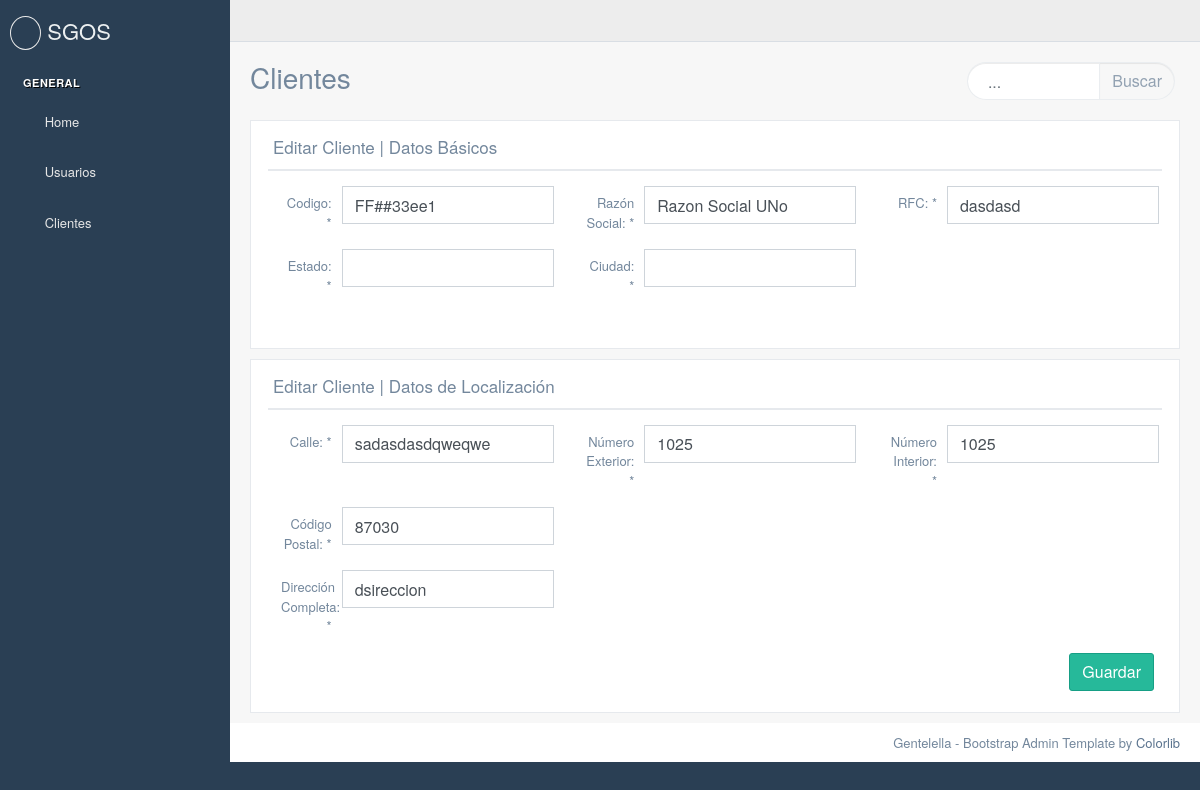
The page /blog/clientes/editar/1 on the database its author committed.
### blog/models.py (models this page shows)
class Cliente(models.Model):
    codigo = models.CharField(max_length=400,blank=True, null= True)
    razonsocial = models.CharField(max_length=400,blank=True, null= True)
    rfc = models.CharField(max_length=400,blank=True, null= True)
    estado = ChainedForeignKey(
        Estado,
        show_all=False,
        auto_choose=True,
        on_delete=models.PROTECT,blank=True, null=True
    )
    ciudad = ChainedForeignKey(
        Ciudad,
        chained_field="estado",
        chained_model_field="estado",
        show_all=False,
        auto_choose=True,
        on_delete=models.PROTECT,blank=True, null=True
    )
    direccioncompleta = models.CharField(max_length=400,blank=True, null= True)
    calle = models.CharField(max_length=400,blank=True, null= True)
    numeroexterior = models.CharField(max_length=400,blank=True, null= True)
    numerointerior = models.CharField(max_length=400,blank=True, null= True)
    cp = models.CharField(max_length=400,blank=True, null= True)
    telefono = models.CharField(max_length=400,blank=True, null= True)
    creacion = models.DateTimeField(default=timezone.now, editable=False)
    lunes = models.BooleanField(default=False)
    martes = models.BooleanField(default=False)
    miercoles = models.BooleanField(default=False)
    jueves = models.BooleanField(default=False)
    viernes = models.BooleanField(default=False)
    sabado = models.BooleanField(default=False)
    domingo = models.BooleanField(default=False)
    tipocliente = models.ForeignKey(TipoCliente, on_delete=models.PROTECT, blank=True, null=True)
    email = models.CharField(max_length=400,blank=True, null= True)
    telefono = models.CharField(max_length=400,blank=True, null= True)
    representante = models.CharField(max_length=400,blank=True, null= True)
    nombrecomercialtxt = models.CharField(max_length=400,blank=True, null= True)
    def __str__(self):
        return str(self.razonsocial)

### blog/views.py (the view)
# urls.py: url(r'^clientes/editar/(?P<id_tipo>[-\w]+)$', views.clientes_editar, name='clientes_editar'),
def clientes_editar(request,id_tipo):
    if Cliente.objects.filter(id=id_tipo).exists():
        objCliente = Cliente.objects.get(id=id_tipo)
        print(objCliente)
        return render(request,'clientes/editar.html',{'error':'','obj':objCliente})
    else:
        return render(request,'clientes/main.html',{'error':True})

### blog/templates/clientes/editar.html (shortened to what this page needs)
{% load staticfiles %}
<!DOCTYPE html>
<html lang="en">
  <head>
    <link href="{% static 'vendors/bootstrap/dist/css/bootstrap.min.css' %}" rel="stylesheet">
    <link href="{% static 'vendors/font-awesome/css/font-awesome.min.css' %}" rel="stylesheet">
    <link href="{% static 'vendors/nprogress/nprogress.css' %}" rel="stylesheet">
    <link href="{% static 'build/css/custom.min.css' %}" rel="stylesheet">
  </head>
  <body class="nav-md">
    <div class="container body">
      <div class="main_container">
        <div class="col-md-3 left_col">
          <div class="left_col scroll-view">
            <div class="navbar nav_title" style="border: 0;">
              <a href="index.html" class="site_title"><i class="fa fa-paw"></i> <span>SGOS</span></a>
            </div>
            <br />
            <div id="sidebar-menu" class="main_menu_side hidden-print main_menu">
              <div class="menu_section">
                <h3>General</h3>
                <ul class="nav side-menu">
                  <li><a><i class="fa fa-home"></i> Home</a></li>
                  <li><a  href="/blog/usuarios/"><i class="fa fa-user"></i> Usuarios</a></li>
                  <li><a  href="/blog/clientes/"><i class="fa fa-user"></i> Clientes</a></li>
                </ul>
              </div>
            </div>
          </div>
        </div>
        <div class="top_nav">
            <div class="nav_menu">
                <div class="nav toggle">
                  <a id="menu_toggle"><i class="fa fa-bars"></i></a>
                </div>
                <nav class="nav navbar-nav">
              </nav>
            </div>
          </div>
        <div class="right_col" role="main">
          <div class="">
            <div class="page-title">
              <div class="title_left">
                <h3>Clientes</h3>
              </div>
              <div class="title_right">
                <div class="col-md-5 col-sm-5   form-group pull-right top_search">
                  <div class="input-group">
                    <input type="text" class="form-control" placeholder="...">
                    <span class="input-group-btn">
                      <button class="btn btn-default" type="button">Buscar</button>
                    </span>
                  </div>
                </div>
              </div>
            </div>
            <div class="clearfix"></div>
                <div class="row">
                    <div class="col-md-12 col-sm-12  ">
                        <div class="x_panel">
                            <div class="x_title">
                                <h2>Editar Cliente | Datos Básicos</h2>
                                <div class="clearfix"></div>
                            </div>
                            <div class="x_content">
                                <form id="form_usuarios" method="post" action="/blog/clientes/editar_cliente/guardar">{% csrf_token %}
                                    <div class="row">
                                      <div class="col-md-4">
                                            <div class="item form-group">
                                                <label class="col-form-label col-md-3 col-sm-3 label-align" for="first-name">Codigo: <span class="required">*</span></label>
                                                  <input type="text" id="codigo" name="codigo" required="required" value="{{obj.codigo|default_if_none:''}}" class="form-control ">
                                            </div>
                                      </div>
                                      <div class="col-md-4">
                                            <div class="item form-group">
                                                <label class="col-form-label col-md-3 col-sm-3 label-align" for="first-name">Razón Social: <span class="required">*</span></label>
                                                  <input type="text" id="razonsocial" name="razonsocial" required="required" value="{{obj.razonsocial|default_if_none:''}}" class="form-control ">
                                            </div>
                                      </div>
                                      <div class="col-md-4">
                                            <div class="item form-group">
                                                <label class="col-form-label col-md-3 col-sm-3 label-align" for="first-name">RFC: <span class="required">*</span></label>
                                                  <input type="text" id="rfc" name="rfc" required="required" value="{{obj.rfc|default_if_none:''}}" class="form-control ">
                                            </div>
                                      </div>
                                    </div>
                                    <div class="row">
                                        <div class="col-md-4">
                                            <div class="item form-group">
                                                <label class="col-form-label col-md-3 col-sm-3 label-align" for="first-name">Estado: <span class="required">*</span></label>
                                                    <input type="text" id="estado" name="estado" required="required"  class="form-control ">
                                            </div>
                                        </div>
                                        <div class="col-md-4">
                                            <div class="item form-group">
                                                <label class="col-form-label col-md-3 col-sm-3 label-align" for="first-name">Ciudad: <span class="required">*</span></label>
                                                    <input type="text" id="ciudad" name="ciudad" required="required" class="form-control ">
                                            </div>
                                        </div>
                                    </div>
                                    <br>
                                    </div>
                        </div>
                    </div>
                </div>
                <div class="row">
                    <div class="col-md-12 col-sm-12  ">
                        <div class="x_panel">
                            <div class="x_title">
                                <h2>Editar Cliente | Datos de Localización</h2>
                                <div class="clearfix"></div>
                            </div>
                            <div class="x_content">
                              <div class="row">
                                <div class="col-md-4">
                                  <div class="item form-group">
                                          <label class="col-form-label col-md-3 col-sm-3 label-align" for="first-name">Calle: <span class="required">*</span></label>
                                              <input type="text" id="calle" name="calle" required="required" value="{{obj.calle|default_if_none:''}}" class="form-control ">
                                      </div>
                                </div>
                                <div class="col-md-4">
                                  <div class="item form-group">
                                          <label class="col-form-label col-md-3 col-sm-3 label-align" for="first-name">Número Exterior: <span class="required">*</span></label>
                                              <input type="number" id="nexterior" name="nexterior" required="required" value="{{obj.numeroexterior|default_if_none:''}}" class="form-control ">
                                      </div>
                                </div>
                                <div class="col-md-4">
                                  <div class="item form-group">
                                          <label class="col-form-label col-md-3 col-sm-3 label-align" for="first-name">Número Interior: <span class="required">*</span></label>
                                              <input type="number" id="ninterior" name="ninterior" required="required" value="{{obj.numerointerior|default_if_none:''}}" class="form-control ">
                                      </div>
                                </div>
                              </div>
                              <div class="row">
                                <div class="col-md-4">
                                  <div class="item form-group">
                                          <label class="col-form-label col-md-3 col-sm-3 label-align" for="first-name">Código Postal: <span class="required">*</span></label>
                                              <input type="text" id="cp" name="cp" required="required" value="{{obj.cp|default_if_none:''}}" class="form-control ">
                                      </div>
                                </div>
                              </div>
                              <div class="row">
                                  <div class="col-md-4">
                                      <div class="item form-group">
                                          <label class="col-form-label col-md-3 col-sm-3 label-align" for="first-name">Dirección Completa: <span class="required">*</span></label>
                                              <input type="text" id="direccion" name="direccion" value="{{obj.direccioncompleta|default_if_none:''}}" required="required" class="form-control ">
                                      </div>
                                  </div>
                              </div>
                              <div class="pull-right">
                                  <button type="submit" class="btn btn-success">Guardar</button>
                              </div>
                            </div>
                        </div>
                    </div>
                </div>
                            </div>
                        </div>
                    </div>
                </div>
        <footer>
          <div class="pull-right">
            Gentelella - Bootstrap Admin Template by <a href="https://colorlib.com">Colorlib</a>
          </div>
          <div class="clearfix"></div>
        </footer>
  </body>
</html>

### rows shown on the page
Cliente: codigo "FF##33ee1", razonsocial "Razon Social UNo", rfc "dasdasd", calle "sadasdasdqweqwe", nexterior "1025", ninterior "1025", cp "87030", direccion "dsireccion"
